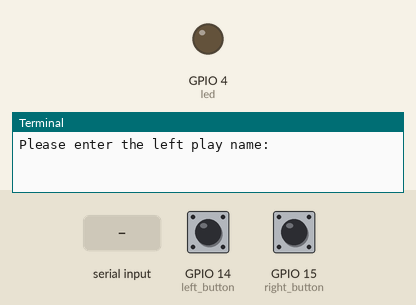
Simulated run of this program. Board: Raspberry Pi (BCM pin numbers). On the bench: output pins drawn as LEDs (lit = HIGH), the last lines printed to the terminal. The inputs (shaded band) are chosen by the test bench; at power-on: GPIO 14 (left_button) HIGH, GPIO 15 (right_button) HIGH. Random numbers come from a fixed seed.

Above: at 1.2 s.
1.3 s: "1" typed at the terminal, then Enter
2.8 s: "0" typed at the terminal, then Enter
At 5.6 s:
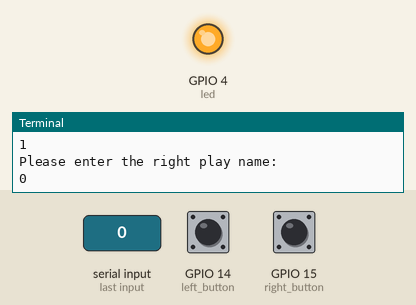
Timing chart, 0 to 7.1 s (numbered marks = the images above; inputs shaded):
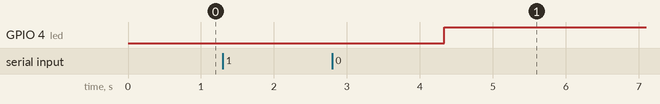

The program:

reaction.py
```python
import RPi.GPIO as GPIO
import time
import random

GPIO.setmode(GPIO.BCM)
GPIO.setwarnings(False)

left_player = input('Please enter the left play name:')
right_player = input('Please enter the right play name:')

led = 4
GPIO.setup(led, GPIO.OUT)

GPIO.output(led, 0)
time.sleep(random.uniform(1, 5))
GPIO.output(led, 1)

left_button = 14
right_button = 15

GPIO.setup(left_button, GPIO.IN, GPIO.PUD_UP)
GPIO.setup(right_button, GPIO.IN, GPIO.PUD_UP)

try:
    while True:
        if (GPIO.input(14)) == False:
            print(left_player, 'wins!')
            break
        if (GPIO.input(15)) == False:
            print(right_player, 'wins!')
            break

except KeyboardInterrupt:
    print("CTRL-C: Terminating program.")
finally:
    print("Cleaning up GPIO...")
    GPIO.cleanup()
```

Measured:
- after the input at 2.8 s, GPIO 4 (led): LOW → HIGH after 1.5 s
